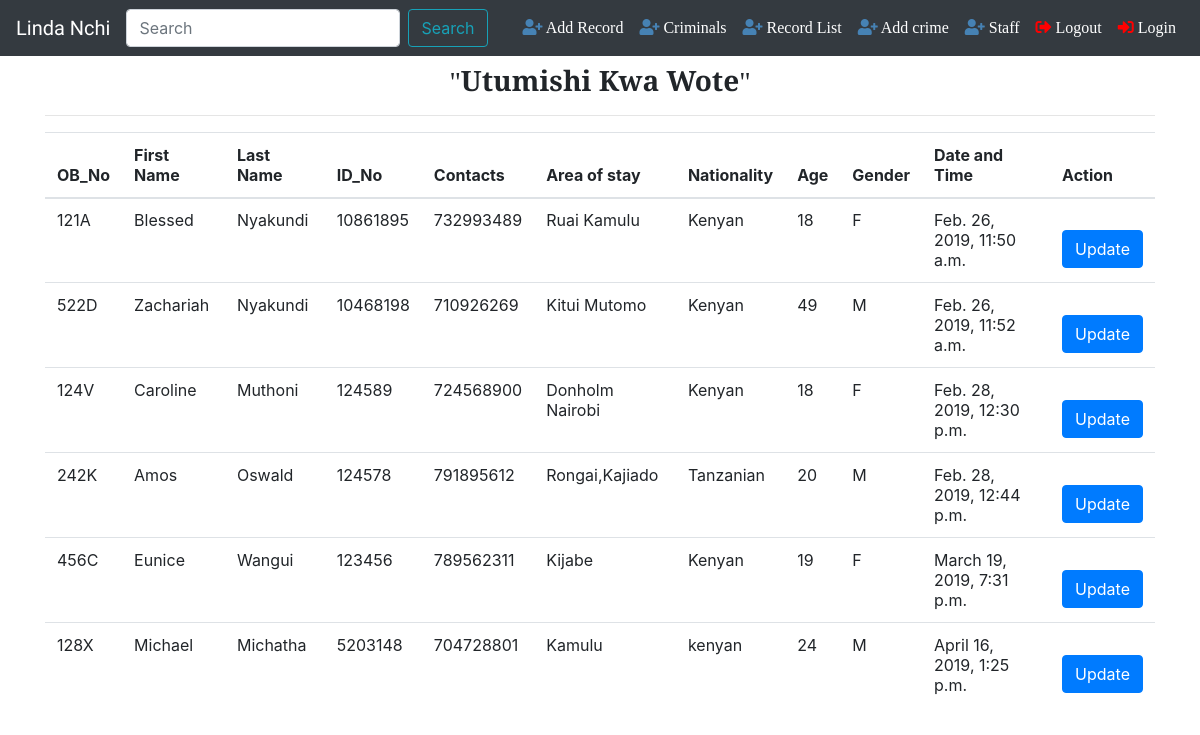
Screenshot of /recordlist/ with the database file from the repository.
### pcapp/models.py (models this page shows, shortened)
class Record(models.Model):
    OB_no = models.CharField(max_length=30)
    first_name = models.CharField(max_length=30)
    last_name = models.CharField(max_length=30)
    ID_no = models.IntegerField()
    contacts = models.IntegerField()
    area_of_stay = models.CharField(max_length=100)
    nationality = models.CharField(max_length=50)
    age = models.IntegerField()
    gender = models.CharField(max_length=10)
    date_and_time = models.DateTimeField(default=timezone.now)

### pcapp/views.py (the view)
# urls.py: path('recordlist/', views.RecordListView.as_view(), name='recordlist'),
class RecordListView(ListView):
    model = Record
    template_name = 'pcapp/record_detail.html'
    context_object_name = 'records'

### pcapp/templates/pcapp/record_detail.html
{% extends 'pcapp/base.html' %}
{% load crispy_forms_tags %}
{% block content %}
    {% if records %}
    <div class="col-xm-14">
        <div class="panel panel-success">
            <div class="panel-body">
                <table class="table">
                    <tr><thead><th>OB_No</th><th>First Name</th><th>Last Name</th><th>ID_No</th><th>Contacts</th>
                    <th>Area of stay</th><th>Nationality</th><th>Age</th><th>Gender</th><th>Date and Time</th><th>Action</th>
                    </thead></tr>
                    <tbody>
                        {% for record in records %}
                        <tr><td>{{ record.OB_no }}</td><td>{{ record.first_name }}</td><td>{{ record.last_name }}</td>
                        <td>{{ record.ID_no }}</td><td>{{ record.contacts }}</td><td>{{ record.area_of_stay }}</td>
                        <td>{{ record.nationality }}</td><td>{{ record.age }}</td><td>{{ record.gender }}</td>
                            <td>{{ record.date_and_time }}</td><td><a href="{% url 'pcapp:updaterecord' record.pk %}">
                    <br><button type="button" class="btn btn-primary" >Update</button></a></td></tr>
                        {% endfor %}
                    </tbody>
                </table>
            </div>
        </div>
    </div>
    {% endif %}
{% endblock %}

### pcapp/static/pcapp/css/styles.css (style rules this page uses)
body { -webkit-animation: colorchange 30s infinite; animation: colorchange 30s infinite; }

### rows the page displays
Record: OB_no "121A", first_name "Blessed", last_name "Nyakundi", ID_no "10861895", contacts "732993489", area_of_stay "Ruai Kamulu", nationality "Kenyan", age "18", gender "F", date_and_time "Feb. 26, 2019, 11:50 a.m."
Record: OB_no "522D", first_name "Zachariah", last_name "Nyakundi", ID_no "10468198", contacts "710926269", area_of_stay "Kitui Mutomo", nationality "Kenyan", age "49", gender "M", date_and_time "Feb. 26, 2019, 11:52 a.m."
Record: OB_no "124V", first_name "Caroline", last_name "Muthoni", ID_no "124589", contacts "724568900", area_of_stay "Donholm Nairobi", nationality "Kenyan", age "18", gender "F", date_and_time "Feb. 28, 2019, 12:30 p.m."
Record: OB_no "242K", first_name "Amos", last_name "Oswald", ID_no "124578", contacts "791895612", area_of_stay "Rongai,Kajiado", nationality "Tanzanian", age "20", gender "M", date_and_time "Feb. 28, 2019, 12:44 p.m."
Record: OB_no "456C", first_name "Eunice", last_name "Wangui", ID_no "123456", contacts "789562311", area_of_stay "Kijabe", nationality "Kenyan", age "19", gender "F", date_and_time "March 19, 2019, 7:31 p.m."
Record: OB_no "128X", first_name "Michael", last_name "Michatha", ID_no "5203148", contacts "704728801", area_of_stay "Kamulu", nationality "kenyan", age "24", gender "M", date_and_time "April 16, 2019, 1:25 p.m."
